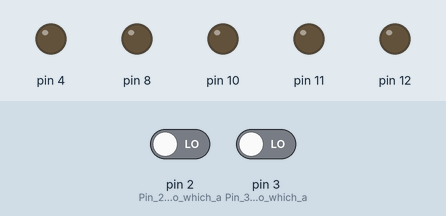
Recording of a sketch running on a simulated Arduino Uno, built with avr-gcc and run on an emulated ATmega328P. On the bench: output pins drawn as LEDs (lit = HIGH). Dashed ring = blinking. Inputs (shaded band) come from the test bench; at power-on: pin 2 (Pin_2_is_input_to_which_a) LOW, pin 3 (Pin_3_is_input_to_which_a) LOW. Random numbers use the default seed unless the sketch sets one; what the sketch prints to the serial monitor is not drawn.

Above: at 1.2 s.
1.3 s: pin 2 (Pin_2_is_input_to_which_a) driven HIGH
At 1.55 s:
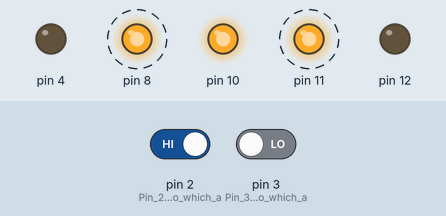
At 3.5 s:
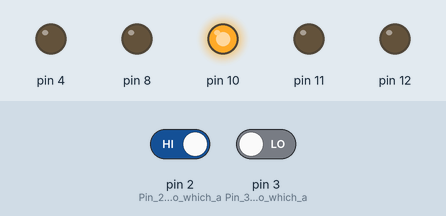
4.3 s: pin 3 (Pin_3_is_input_to_which_a) driven HIGH
At 5.1 s:
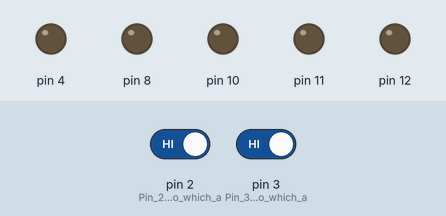
Timing chart, 0 to 7.3 s (numbered marks = the images above; inputs shaded):
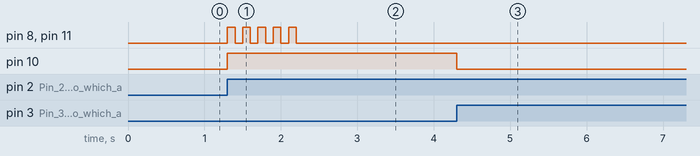

Measured:
- after the input at 1.3 s, pin 8, pin 11: alternates HIGH for 0.10 s and LOW for 0.10 s, 10 changes in all, then stays LOW, starting at once; pin 10: LOW → HIGH at once
- after the input at 4.3 s, pin 10: HIGH → LOW at once

The sketch:

fixed_air_puff.ino
```cpp
//Dr. Anton Sheinin, TAU 2017
/*the procedure for activation of two solenoid valves
 * the valve choice (1 or 2) and the delay between two activation cycles (15 - 19 sec) is determined by the random number.
 * During one valve activation cycle, the valve is activated 5 times.
 * The device is also sends a voltage signal for the indication of the valve activation:
 * for valve1, the device sends 5V from the devoted BNC
 * for valve2, the device sends 2.5V from the devoted BNC*/

//#include <avr/interrupt.h>

//initialize some global variables
long Valve_randNumber;  //random number from 1 to 2 for valve choice
long Delay_randNumber;  //random number from 15 to 19 for time delay in the loop
/////////////////////////////// These parameters determine the valve activation timing during the cycle /////////////////////////
long valveOn = 100;           //the valve open time in the activation sequence, in ms
long valveOff = 100;          //the valve close time in the activation sequence, in ms
/////////////////////////////////////////////////////////////////////////////////////////////////////////////////////////////////
int cyclenum = 0;
void setup(){
  // initialize serial
  Serial.begin(9600);
  // initialize digital pin 11 as an output for Valve1 activation
  pinMode(11, OUTPUT);
  // initialize digital pin 12 as an output for Valve2 activation.
  pinMode(12, OUTPUT);
  // initialize digital pin 8 as an output for Valve1 indication (sends 5V on activation)
  pinMode(8, OUTPUT);
  // initialize digital pin 4 as an output for Valve2 indication (sends 2.5V on activation, through the resistor voltage divider)
  pinMode(4, OUTPUT);
  // attach interrupt for trigger on digital pin 2
  // initialize digital pin 10 as an output for the interrupts-tied LED (on board LED)
  pinMode(10, OUTPUT);
  digitalWrite(10, LOW);        // Make pin 10 low, switch LED off
  pinMode(2, INPUT);            // Pin 2 is input to which a "TRIGGER IN" BNC (TTL) is connected = INT0; an external 10k pulldown  resistor is used
  pinMode(3, INPUT);     // Pin 3 is input to which a constantly closed "STOP" switch is connected = INT1; an external 10k pulldown  resistor is used
  attachInterrupt(0, StartinterruptRoutine, RISING);
  attachInterrupt(1, STOPinterruptRoutine, RISING);
  //random numbers gen initialization:
  // if analog input pin 0 is unconnected, random analog
  // noise will cause the call to randomSeed() to generate
  // different seed numbers each time the sketch runs.
  // randomSeed() will then shuffle the random function.
  randomSeed(analogRead(0));  //random for valve choice
  Serial.println("Waiting for the trigger...");

}

void loop() {
if (digitalRead(10) == HIGH)  //start the loop ONLY if the pin 10 is HIGH
{
//  Serial.print("Cycle No. ");
//  Serial.println(cyclenum);
  Valve_randNumberGen();
  Delay_randNumberGen();
    switch (Valve_randNumber) {
      case 1:
        {
          ActivateValve1();
        }
      break;
      case 2:
        {
          ActivateValve2();
        }
      break;
      default:
      break;
    }
  cyclenum++;
  delay((Delay_randNumber*1000)-valveOff);  //wait for the generated random delay minus the valve close time, in seconds
if (digitalRead(10) == LOW)  //end the loop if the pin 10 is LOW {
  stop_it();
}
}

void Valve_randNumberGen() {
// Valve choice - random number from 1 to 2
  Valve_randNumber = random(1,3);
//  Serial.print("Random number for valve choice =");
//  Serial.println(Valve_randNumber);
}

void Delay_randNumberGen() {
// Loop delay time - random number from 15 to 19
//  Delay_randNumber = random(15,20);
  Delay_randNumber = 5;
//  Serial.print("Random number for time delay (sec) =");
//  Serial.println(Delay_randNumber);
}

void ActivateValve1() {
  int i = 1;
//  Serial.println("Valve1 will be activated 5 times; 5V is sent to Valve1 BNC");
//  Serial.print("Valve ON time (ms)= ");
//  Serial.println(valveOn);
//  Serial.print("Valve OFF time (ms)= ");
//  Serial.println(valveOn);
  while(i < 6){
  //  Serial.print("trial=");
  //  Serial.println(i);
    digitalWrite(11, HIGH);
    digitalWrite(8, HIGH);
    delay(valveOn);
    digitalWrite(11, LOW);
    digitalWrite(8, LOW);
    delay(valveOff);
    i++;
}
//  Serial.println("*******");
}

void ActivateValve2() {
  int i = 1;
//  Serial.println("Valve2 will be activated 5 times; 2.5V is sent to Valve2 BNC");
//  Serial.print("Valve ON time (ms)= ");
//  Serial.println(valveOn);
//  Serial.print("Valve OFF time (ms)= ");
//  Serial.println(valveOn);
  while(i < 6){
  //  Serial.print("trial=");
  //  Serial.println(i);
    digitalWrite(12, HIGH);
    digitalWrite(4, HIGH);
    delay(valveOn);
    digitalWrite(12, LOW);
    digitalWrite(4, LOW);
    delay(valveOff);
    i++;
}
//  Serial.println("*******");
}


void StartinterruptRoutine(){              // Interrupt service routine; pin 10 turns HIGH on interrput from pin 2
  digitalWrite(10, HIGH);
}

void STOPinterruptRoutine(){              // Interrupt service routine; pin 10 turns LOW on interrput from pin 3
  digitalWrite(10, LOW);
}

void stop_it()
{
 Serial.println("STOP button pressed - the program is aborted; the valves closed");
 Serial.println("Press RESET button to initiate the program");
 while(1);  //stop the loop() execution
 //and force the digital outputs for valves and the indication to LOW
  digitalWrite(11, LOW);
  digitalWrite(8, LOW);
  digitalWrite(12, LOW);
  digitalWrite(4, LOW);
}
```
